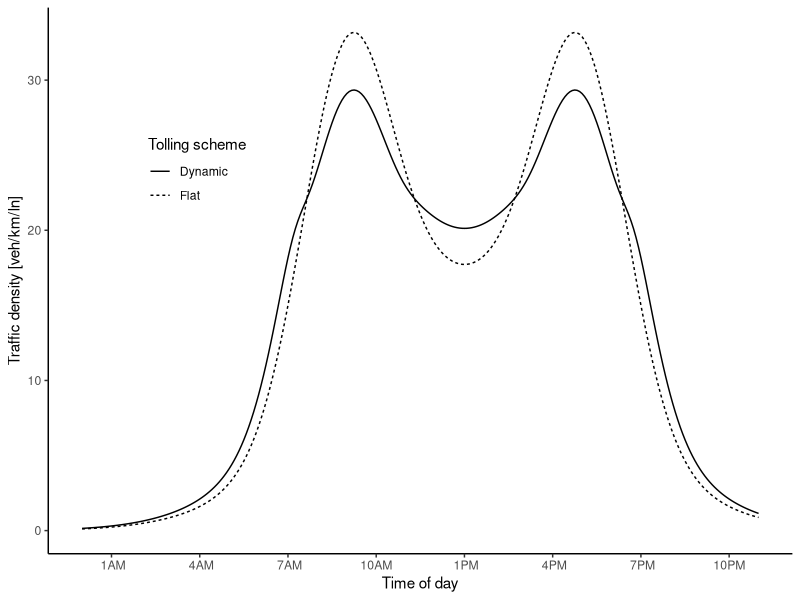
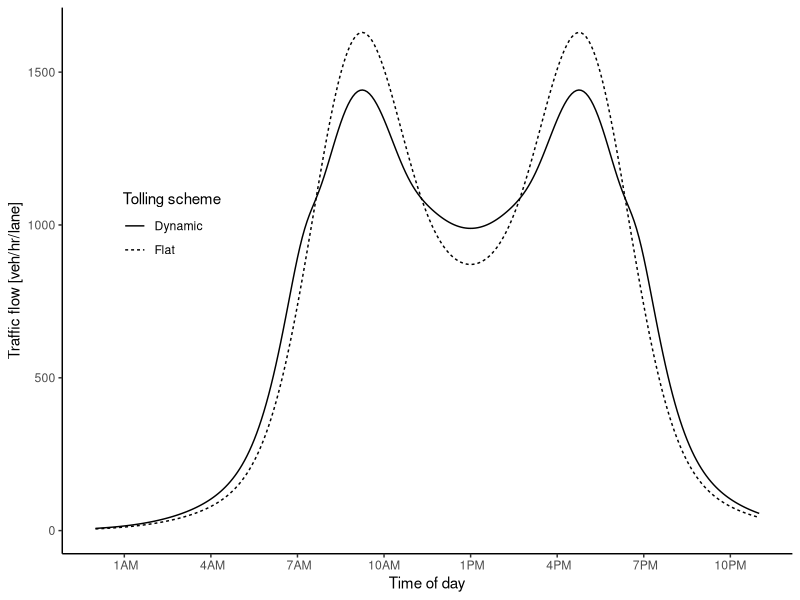
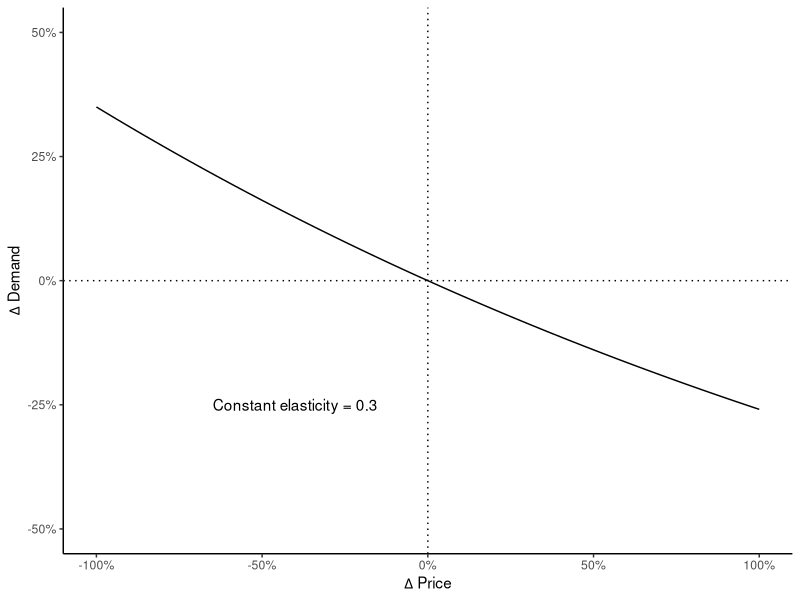
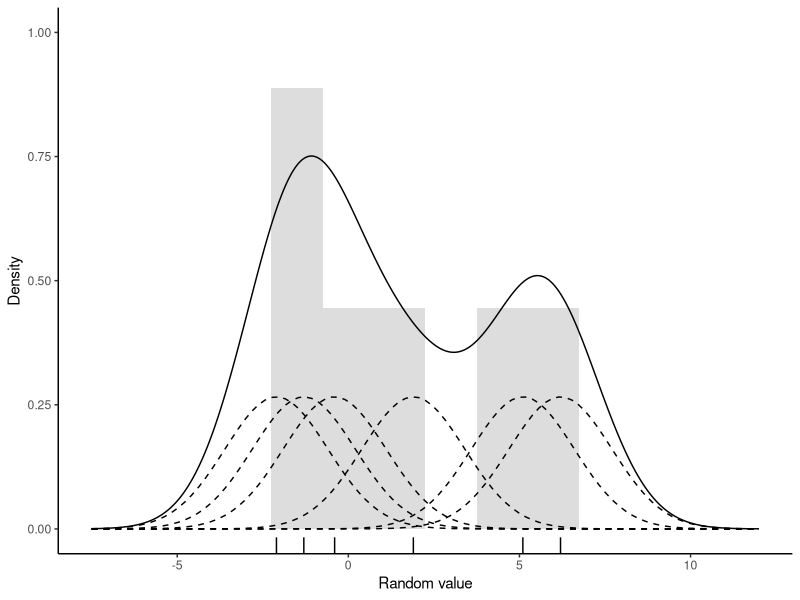
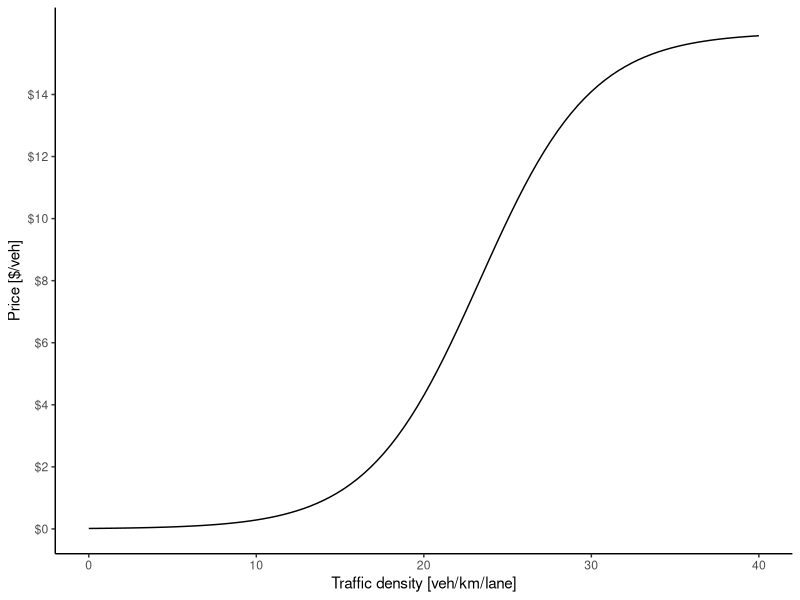
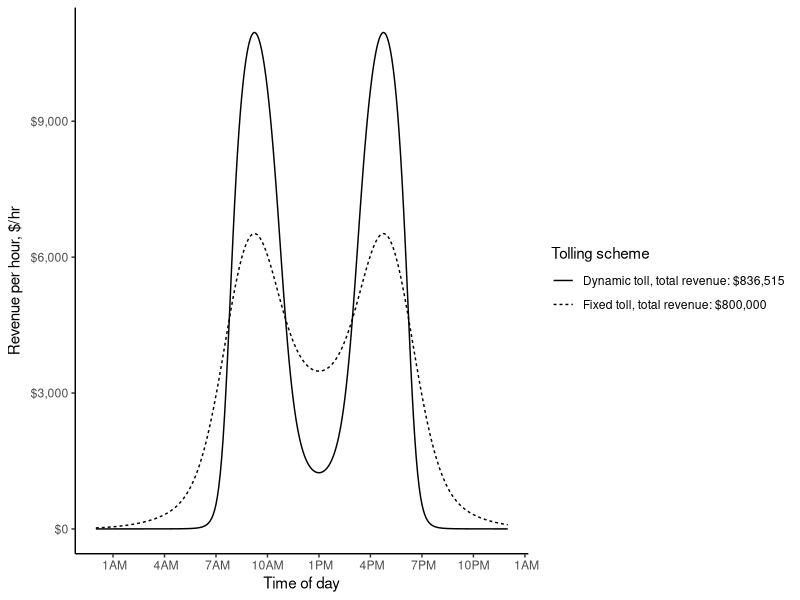
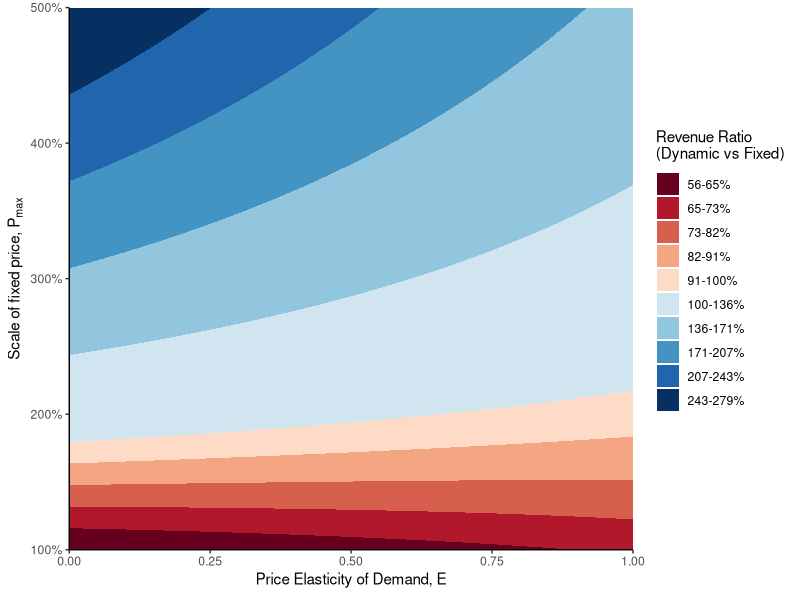
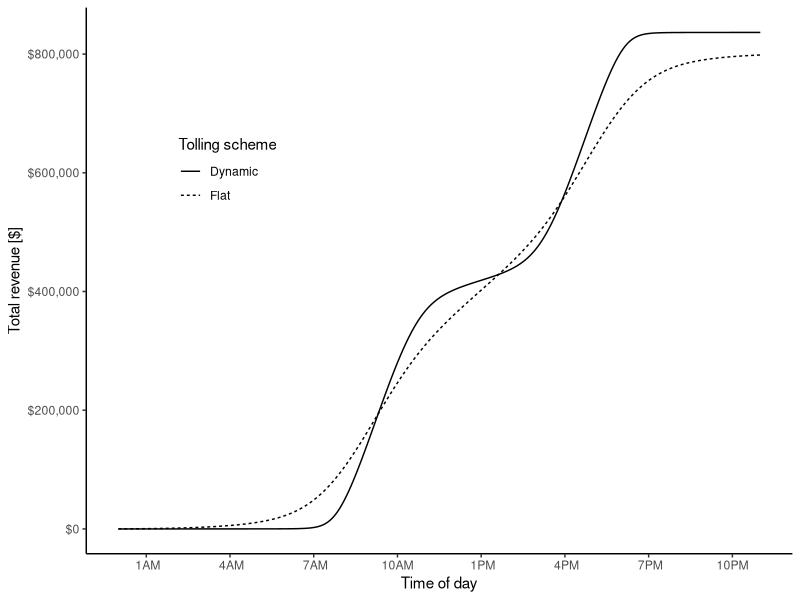

Here is the R script that generated these plots, in order:

library(data.table)
library(ggplot2)
library(scales)
# library(extrafont)

#### Functions ####

#Pricing function
fun.price <- function(k, pmin, pmax, a, b)  pmin + (pmax-pmin)/(1 + exp(a-b*k))

#Elasticity function
fun.elasticdemand <- function(k,p1,p2,E) k+k*(exp(-E*(p2-p1)/(p2+p1))-1)

#Demand distribution (Manually constructed for this example)
fun.demanddist <- function(scale, t,sd) scale*(dnorm(t,mean=9,sd) + dnorm(t,mean=17,sd) + dnorm(t,mean=12,sd=4) + dnorm(t,mean=14,sd=4))


#### Parameters ####
E = 0.3
trips = 100000
inc = 5/60
t = seq(0,24,by=inc)
a = 7
b = 0.3
pfix = 8
pmin = 0*pfix/2
pmax = pfix*2

#### Run for the constant parameters ####
dat = data.table(t=t, k1 = fun.demanddist(85,t,1.5), price1 = pfix)
#dat[ , k2 := fun.demanddist(t,2)]
dat[ , "q1" := trips*k1/sum(k1)/inc/6 ]
dat[ , "n1" := trips*k1/sum(k1) ]
dat[ , price2 := fun.price(k1, pmin, pmax, a, b)]

dat[ , k2 := fun.elasticdemand(k1,price1,price2,E)]
dat[ , k2 := sum(k1)*k2/sum(k2)]
dat[ , "q2" := trips*k2/sum(k2)/inc/6 ]
dat[ , "n2" := trips*k2/sum(k2) ]

#Revenue
dat[ , rev1 := n1*price1]
dat[ , rev2 := n2*price2]
#Revenue per house
dat[ , rev1hr := rev1/inc]
dat[ , rev2hr := rev2/inc]
#Cumulative sum
dat[ , sumrev1 := cumsum(n1*price1)]
dat[ , sumrev2 := cumsum(n2*price2)]

#Time
dat[ , time := as.POSIXct('2000-01-01 00:00:00 EST', tz='EST') + (3600*t)]

#Check sum
dat[ , lapply(.SD, sum),.SDcols = c("k1","k2")]
dat[ , lapply(.SD, sum),.SDcols = c("q1","q2")]
dat[ , lapply(.SD, sum),.SDcols = c("n1","n2")]


#### Run with varying pmax and elasticity ####
#Set up combination matrix
datvar = as.data.table(expand.grid(tval = t, E = seq(0,1, by=0.05), surge = seq(1, 5, by = 0.1)))
#Assign fixed price & scaled price
datvar[ , price1 := pfix]
datvar[ , pmax := pfix*surge]
#Calculate demand dist for each combo
datvar[ , k1 := fun.demanddist(85, tval, 1.5)]
#Calculate flow and number of trips for fixed price
datvar[ , "q1" := trips*k1/sum(k1)/inc/6 ]
datvar[ , "n1" := trips*k1/sum(k1) ]
#Calculate new price the previous demand
datvar[ , price2 := fun.price(k1, pmin, pmax, a, b)]
#Calculate new density, flow, and number of trips from price
datvar[ , k2 := fun.elasticdemand(k1,price1,price2,E)]
datvar[ , k2 := sum(k1)*k2/sum(k2)]
datvar[ , "q2" := trips*k2/sum(k2)/inc/6 ]
datvar[ , "n2" := trips*k2/sum(k2) ]
#Revenue
datvar[ , rev1 := cumsum(n1*price1)]
datvar[ , rev2 := cumsum(n2*price2)]

#Revenue
datvar[ , rev1 := n1*price1]
datvar[ , rev2 := n2*price2]
#Cumulative sum
datvar[ , sumrev1 := cumsum(rev1)]
datvar[ , sumrev2 := cumsum(rev2)]

#Time
datvar[ , time := as.POSIXct('2000-01-01 00:00:00 EST', tz='EST') + (3600*tval)]

#Check sum
datvar[ , lapply(.SD, sum),.SDcols = c("k1","k2")]
datvar[ , lapply(.SD, sum),.SDcols = c("q1","q2")]
datvar[ , lapply(.SD, sum),.SDcols = c("n1","n2")]

#Aggregate total revenue
revmat <- datvar[ , list("revratio" = sum(rev2)/sum(rev1)), by = .(E,surge)]



#### Ploting ####

#rand = data.table(rand = c(rlnorm(50, sd=0.5), rnorm(50, mean=3, sd=0.5)))
#rand = data.table(rand = rlnorm(5))
rand = data.table(rand = c(-2.1,-1.3,-0.4,1.9,5.1,6.2))
d = density(rand$rand, kernel = 'gaussian', bw=sqrt(2.25))

plot.kernel <- ggplot(rand, aes(rand)) +
  geom_rug() +
  geom_histogram(aes(y=4*..density..), binwidth=d$bw, alpha=0.2) +
  geom_density(aes(y=..count..), bw=d$bw) +
  scale_y_continuous("Density", limits = c(0, 1)) +
  scale_x_continuous("Random value", limits = c(-7.5,12)) +
  theme_classic() 
#theme(text=element_text(family="Times New Roman"))
for(x in rand$rand) plot.kernel <- plot.kernel + stat_function(fun = dnorm, args = list(mean = x, sd = d$bw), linetype=2)
# plot.kernel

plot.price <- ggplot(data.frame(x = c(0, 40)), aes(x)) + 
  stat_function(fun = fun.price, args = list(pmin, pmax, a, b)) +
  scale_y_continuous("Price [$/veh]", labels = scales::dollar, breaks = seq(0,15,by=2), limits = c(0,pmax)) +
  scale_x_continuous("Traffic density [veh/km/lane]") +
  theme_classic()
# theme(text=element_text(family="Times New Roman"))
# plot.price

plot.elasticity <- ggplot(data.frame(x = c(0, 1)), aes(x)) + 
  stat_function(fun = function(x) exp(-E*x)-1) +
  geom_vline(xintercept = 0, linetype="dotted") +
  geom_hline(yintercept = 0, linetype="dotted") +
  annotate("text", x=-0.4, y=-.25, label = paste("Constant elasticity =",E)) + #, family = "Times New Roman") +
  scale_x_continuous(expression(Delta~"Price"), labels = scales::percent, limits = c(-1,1)) +
  scale_y_continuous(expression(Delta~"Demand"), labels = scales::percent, limits = c(-0.5,0.5)) +
  theme_classic()
# theme(text=element_text(family="Times New Roman"))
# plot.elasticity


plot.demanddensity <- ggplot(dat) + 
  geom_line(aes(x=time,y=k1, linetype="Flat")) + 
  geom_line(aes(x=time,y=k2, linetype="Dynamic")) + 
  scale_y_continuous("Traffic density [veh/km/ln]") +
  scale_linetype("Tolling scheme") +
  scale_x_datetime("Time of day", labels = date_format("%l%p", tz='EST'), date_breaks = "3 hour",
                   limits = c(as.POSIXct('2000-01-01 00:00:00 EST', tz='EST'),as.POSIXct('2000-01-01 23:00:00 EST', tz='EST'))) +
  theme_classic() +
  theme(legend.position = c(0.2,0.7), 
        legend.background = element_blank())
        #text=element_text(family="Times New Roman"))
# plot.demanddensity


plot.demandflow <- ggplot(dat) + 
  geom_line(aes(x=time,y=q1, linetype="Flat")) + 
  geom_line(aes(x=time,y=q2, linetype="Dynamic")) + 
  scale_y_continuous("Traffic flow [veh/hr/lane]") +
  scale_linetype("Tolling scheme") +
  scale_x_datetime("Time of day", labels = date_format("%l%p", tz='EST'), date_breaks = "3 hour",
                   limits = c(as.POSIXct('2000-01-01 00:00:00 EST', tz='EST'),as.POSIXct('2000-01-01 23:00:00 EST', tz='EST'))) +
  theme_classic() +
  theme(legend.position = c(0.15,0.6))
        #text=element_text(family="Times New Roman"))
# plot.demandflow


plot.toll <- ggplot(dat) +  
  geom_line(aes(x=time,y=price1, linetype="Flat")) + 
  geom_line(aes(x=time,y=price2, linetype="Dynamic")) + 
  scale_y_continuous("Price [$/veh]", labels = scales::dollar, breaks = seq(0,pmax,by=2), limits = c(0,pmax)) +
  scale_linetype("Tolling scheme") +
  scale_x_datetime("Time of day", labels = date_format("%l%p", tz='EST'), date_breaks = "3 hour",
                   limits = c(as.POSIXct('2000-01-01 00:00:00 EST', tz='EST'),as.POSIXct('2000-01-01 23:00:00 EST', tz='EST'))) +
  theme_classic() +
  theme(legend.position = c(0.2,0.7),
        legend.background = element_blank())
        #text=element_text(family="Times New Roman"))
# plot.toll


plot.revenue <- ggplot(dat) + 
  geom_line(aes(x=time,y=rev1, linetype=paste0("Fixed toll, total revenue: ", scales::dollar(sum(dat$rev1))))) +
  geom_line(aes(x=time,y=rev2, linetype=paste0("Dynamic toll, total revenue: ", scales::dollar(sum(dat$rev2))))) +
  scale_y_continuous(expression("Revenue per hour, $/hr"), labels = scales::dollar) +
  scale_x_datetime("Time of day", labels = date_format("%l%p", tz='EST'), date_breaks = "3 hour",
                   limits = c(as.POSIXct('2000-01-01 00:00:00 EST', tz='EST'),
                              as.POSIXct('2000-01-01 24:00:00 EST', tz='EST'))) +
  scale_linetype("Tolling scheme") +
  # annotate("text", x=as.POSIXct('2000-01-01 24:00:00 EST', tz='EST'), y=0.5*max(dat$rev2),
  #          label = paste0(paste0("Fixed toll: ", scales::dollar(sum(dat$rev1))),"\n",
  #                         paste0("Dynamic toll: ", scales::dollar(sum(dat$rev2)))), hjust = 0, size = 4) +
  theme_classic() +
  theme(legend.position = "right",
        legend.background = element_blank())
        #text=element_text(family="Times New Roman"))
# plot.revenue



plot.revsum <- ggplot(dat) + 
  geom_line(aes(x=time,y=sumrev1, linetype="Flat")) +
  geom_line(aes(x=time,y=sumrev2, linetype="Dynamic")) +
  scale_y_continuous("Total revenue [$]", labels = scales::dollar) +
  scale_linetype("Tolling scheme") +
  scale_x_datetime("Time of day", labels = date_format("%l%p", tz='EST'), date_breaks = "3 hour",
                   limits = c(as.POSIXct('2000-01-01 00:00:00 EST', tz='EST'),as.POSIXct('2000-01-01 23:00:00 EST', tz='EST'))) +
  theme_classic() +
  theme(legend.position = c(0.2,0.7),
        legend.background = element_blank())
#text=element_text(family="Times New Roman"))
# plot.revsum


cuts = c(with(revmat, seq(100*min(revratio), 100, length.out = 6))[-6], 
  with(revmat, seq(100, 100*max(revratio), length.out = 6)))

plot.revmat <- ggplot(revmat, aes(x = E, y = surge, z = 100*revratio)) +
  geom_contour_filled(breaks = cuts) +
  scale_x_continuous(expression("Price Elasticity of Demand,"~E), limits = c(0,1), expand = c(0,0)) +
  scale_y_continuous(expression("Scale of fixed price,"~P[max]), limits = c(1,5),
                     labels = scales::percent_format(), expand = c(0,0)) +
  scale_fill_brewer(expression("Revenue Ratio\n(Dynamic vs Fixed)"),
                    palette = "RdBu", label = paste0(paste(round(cuts), round(cuts[-1]), sep = "-"),"%")) +
  theme_classic()
# plot.revenue






# ggsave("../figures/toyprice.pdf", plot.price, device = cairo_pdf, width=4.25, height=2, units = "in")
# ggsave("../figures/toyelasticity.pdf", plot.elasticity, device = cairo_pdf, width=4.25, height=2, units = "in")
# ggsave("../figures/toydemand.pdf", plot.demanddensity, device = cairo_pdf, width=4.25, height=2, units = "in")
# ggsave("../figures/toytoll.pdf", plot.toll, device = cairo_pdf, width=4.25, height=2, units = "in")
# ggsave("../figures/toyrevenue.pdf", plot.revenue, device = cairo_pdf, width=4.25, height=2, units = "in")
# ggsave("../figures/KDE.pdf", plot.kernel, device = cairo_pdf, width=4.25, height=2, units = "in")








